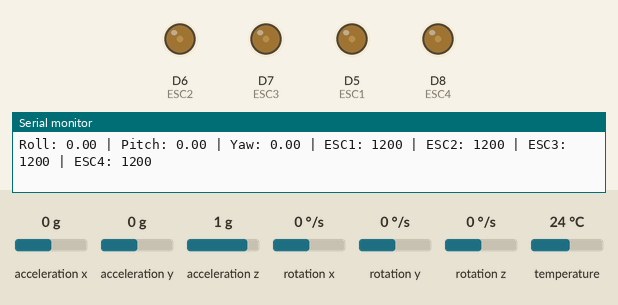
The sketch below on a simulated ESP8266 (NodeMCU). Parts: output pins drawn as LEDs (lit = HIGH), the last lines printed to the serial monitor. Inputs (shaded band) come from the test bench; at power-on: rotation x 0 °/s, rotation y 0 °/s, rotation z 0 °/s, acceleration x 0 g, acceleration y 0 g, acceleration z 1 g, temperature 24 °C.

Above: at 3.3 s.
3.4 s: rotation x set to -192 °/s
At 4.6 s:
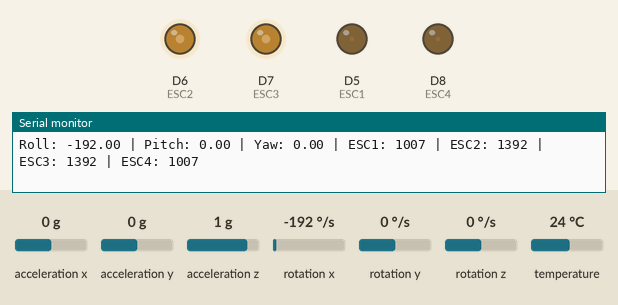
4.9 s: rotation y set to -192 °/s
At 6.1 s:
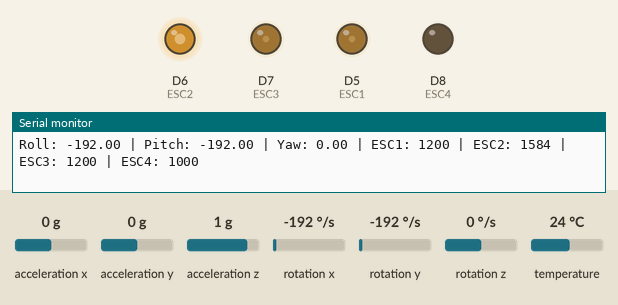
6.4 s: rotation z set to -192 °/s
At 7.3 s:
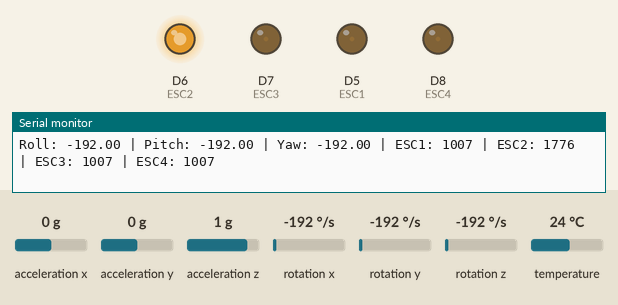
7.9 s: rotation x set to 100 °/s
At 9.1 s:
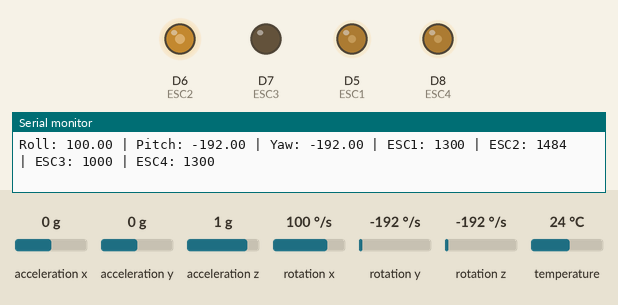
9.4 s: rotation y set to 100 °/s
At 10.6 s:
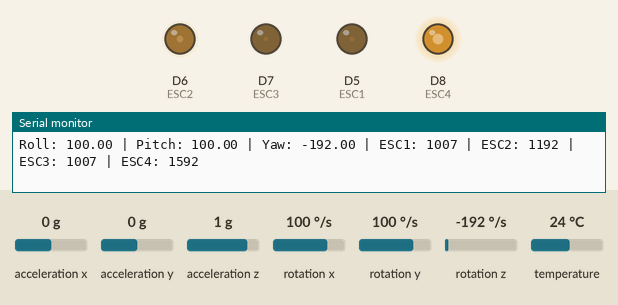
10.9 s: rotation z set to 0 °/s
At 12.2 s:
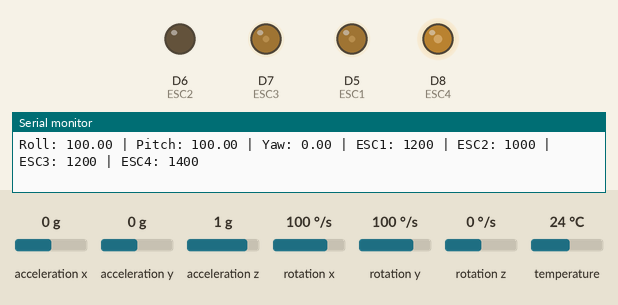
Timing chart, 0 to 13.4 s (numbered marks = the images above; inputs shaded):
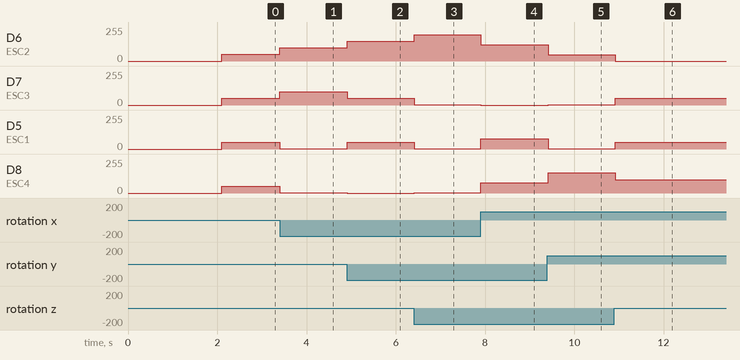

The sketch:

flight_controller_esp8266.ino
```cpp
#include <Wire.h>
#include <Adafruit_MPU6050.h>
#include <Adafruit_Sensor.h>

// MPU6050 object
Adafruit_MPU6050 mpu;

// ESC pins for NodeMCU
#define ESC1 D5
#define ESC2 D6
#define ESC3 D7
#define ESC4 D8

int throttle = 1200; // base throttle (1000-2000)

void setup() {
  Serial.begin(115200);
  Wire.begin(D2, D1); // SDA = D2, SCL = D1 (NodeMCU)

  // Setup ESC pins
  pinMode(ESC1, OUTPUT);
  pinMode(ESC2, OUTPUT);
  pinMode(ESC3, OUTPUT);
  pinMode(ESC4, OUTPUT);

  // Initialize MPU6050
  if (!mpu.begin()) {
    Serial.println("MPU6050 not found!");
    while (1) delay(10);
  }
  Serial.println("MPU6050 initialized!");

  // Configurations
  mpu.setAccelerometerRange(MPU6050_RANGE_8_G);
  mpu.setGyroRange(MPU6050_RANGE_500_DEG);
  mpu.setFilterBandwidth(MPU6050_BAND_5_HZ);

  delay(100);

  // ESC calibration (send min throttle)
  for (int i = 0; i < 4; i++) {
    analogWrite(ESC1, map(1000, 1000, 2000, 0, 1023));
    analogWrite(ESC2, map(1000, 1000, 2000, 0, 1023));
    analogWrite(ESC3, map(1000, 1000, 2000, 0, 1023));
    analogWrite(ESC4, map(1000, 1000, 2000, 0, 1023));
    delay(500);
  }
}

void loop() {
  // Get sensor events
  sensors_event_t accel, gyro, temp;
  mpu.getEvent(&accel, &gyro, &temp);

  // Use gyroscope data (rotation) for basic stabilization
  float rotX = gyro.gyro.x * 57.2958; // convert rad/s to deg/s
  float rotY = gyro.gyro.y * 57.2958;
  float rotZ = gyro.gyro.z * 57.2958;

  // Basic flight stabilization math
  int esc1_speed = throttle + rotX - rotY + rotZ;
  int esc2_speed = throttle - rotX - rotY - rotZ;
  int esc3_speed = throttle - rotX + rotY + rotZ;
  int esc4_speed = throttle + rotX + rotY - rotZ;

  // Clamp values to 1000-2000
  esc1_speed = constrain(esc1_speed, 1000, 2000);
  esc2_speed = constrain(esc2_speed, 1000, 2000);
  esc3_speed = constrain(esc3_speed, 1000, 2000);
  esc4_speed = constrain(esc4_speed, 1000, 2000);

  // Convert to 0-1023 for ESP8266 PWM
  analogWrite(ESC1, map(esc1_speed, 1000, 2000, 0, 1023));
  analogWrite(ESC2, map(esc2_speed, 1000, 2000, 0, 1023));
  analogWrite(ESC3, map(esc3_speed, 1000, 2000, 0, 1023));
  analogWrite(ESC4, map(esc4_speed, 1000, 2000, 0, 1023));

  // Debug output
  Serial.print("Roll: "); Serial.print(rotX);
  Serial.print(" | Pitch: "); Serial.print(rotY);
  Serial.print(" | Yaw: "); Serial.print(rotZ);
  Serial.print(" | ESC1: "); Serial.print(esc1_speed);
  Serial.print(" | ESC2: "); Serial.print(esc2_speed);
  Serial.print(" | ESC3: "); Serial.print(esc3_speed);
  Serial.print(" | ESC4: "); Serial.println(esc4_speed);

  delay(20); // 50 Hz update rate
}
```

Measured:
- after the input at 3.4 s, D6 (ESC2), D7 (ESC3): 51/255 → 99/255 at once; D5 (ESC1), D8 (ESC4): 51/255 → 1/255 at once
- after the input at 4.9 s, D6 (ESC2): 99/255 → 148/255 at once; D7 (ESC3): 99/255 → 51/255 at once; D5 (ESC1): 1/255 → 51/255 at once; D8 (ESC4): 1/255 → 0/255 at once
- after the input at 6.4 s, D6 (ESC2): 148/255 → 197/255 at once; D7 (ESC3), D5 (ESC1): 51/255 → 1/255 at once; D8 (ESC4): 0/255 → 1/255 at once
- after the input at 7.9 s, D6 (ESC2): 197/255 → 123/255 at once; D7 (ESC3): 1/255 → 0/255 at once; D5 (ESC1), D8 (ESC4): 1/255 → 76/255 at once
- after the input at 9.4 s, D6 (ESC2): 123/255 → 48/255 at once; D7 (ESC3): 0/255 → 1/255 at once; D5 (ESC1): 76/255 → 1/255 at once; D8 (ESC4): 76/255 → 151/255 at once
- after the input at 10.9 s, D6 (ESC2): 48/255 → 0/255 at once; D7 (ESC3), D5 (ESC1): 1/255 → 51/255 at once; D8 (ESC4): 151/255 → 101/255 at once
